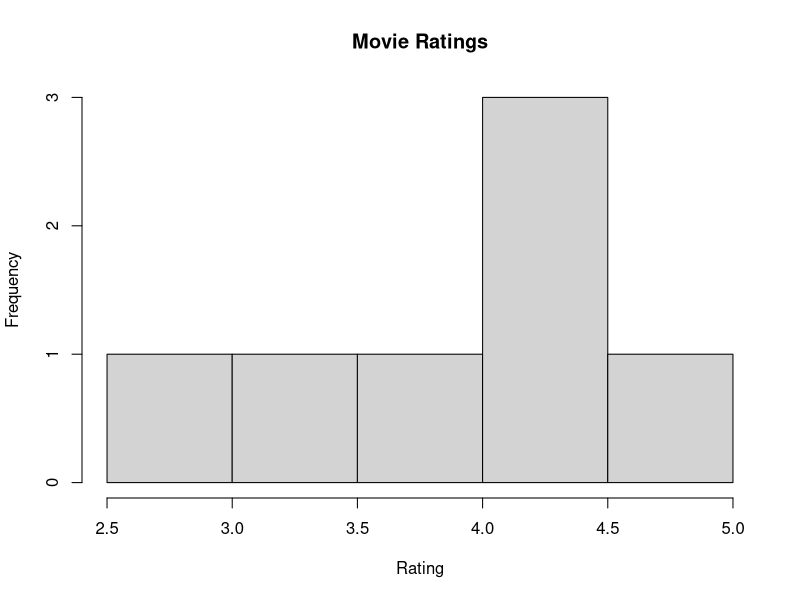

Generate this figure with R:
ratings <- c(4.5,3.8,4.2,2.9,4.8,3.5,4.1)
cat("Average Rating:", mean(ratings), "\n")
hist(ratings, main="Movie Ratings", xlab="Rating")
